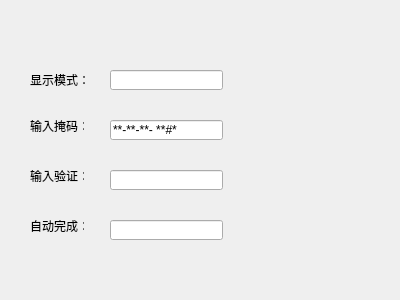
<?xml version="1.0" encoding="UTF-8"?>
<ui version="4.0">
 <class>MyWidget</class>
 <widget class="QWidget" name="MyWidget">
  <property name="geometry">
   <rect>
    <x>0</x>
    <y>0</y>
    <width>400</width>
    <height>300</height>
   </rect>
  </property>
  <property name="windowTitle">
   <string>MyWidget</string>
  </property>
  <widget class="QLineEdit" name="lineEdit1">
   <property name="geometry">
    <rect>
     <x>110</x>
     <y>70</y>
     <width>113</width>
     <height>20</height>
    </rect>
   </property>
   <property name="echoMode">
    <enum>QLineEdit::Password</enum>
   </property>
  </widget>
  <widget class="QLineEdit" name="lineEdit2">
   <property name="geometry">
    <rect>
     <x>110</x>
     <y>120</y>
     <width>113</width>
     <height>20</height>
    </rect>
   </property>
   <property name="inputMask">
    <string>&gt;AA-90-bb-! aa\#H;*</string>
   </property>
  </widget>
  <widget class="QLineEdit" name="lineEdit3">
   <property name="geometry">
    <rect>
     <x>110</x>
     <y>170</y>
     <width>113</width>
     <height>20</height>
    </rect>
   </property>
  </widget>
  <widget class="QLineEdit" name="lineEdit4">
   <property name="geometry">
    <rect>
     <x>110</x>
     <y>220</y>
     <width>113</width>
     <height>20</height>
    </rect>
   </property>
  </widget>
  <widget class="QLabel" name="label">
   <property name="geometry">
    <rect>
     <x>30</x>
     <y>70</y>
     <width>71</width>
     <height>20</height>
    </rect>
   </property>
   <property name="text">
    <string>显示模式：</string>
   </property>
  </widget>
  <widget class="QLabel" name="label_2">
   <property name="geometry">
    <rect>
     <x>30</x>
     <y>120</y>
     <width>54</width>
     <height>12</height>
    </rect>
   </property>
   <property name="text">
    <string>输入掩码：</string>
   </property>
  </widget>
  <widget class="QLabel" name="label_3">
   <property name="geometry">
    <rect>
     <x>30</x>
     <y>170</y>
     <width>54</width>
     <height>12</height>
    </rect>
   </property>
   <property name="text">
    <string>输入验证：</string>
   </property>
  </widget>
  <widget class="QLabel" name="label_4">
   <property name="geometry">
    <rect>
     <x>30</x>
     <y>220</y>
     <width>54</width>
     <height>12</height>
    </rect>
   </property>
   <property name="text">
    <string>自动完成：</string>
   </property>
  </widget>
 </widget>
 <layoutdefault spacing="6" margin="11"/>
 <resources/>
 <connections/>
</ui>
